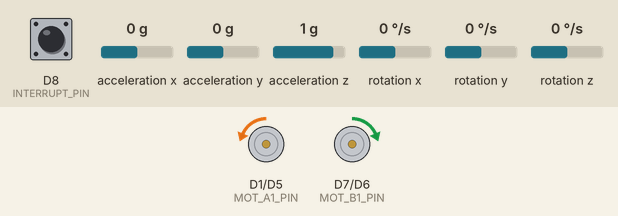
Bench run of a sketch on a simulated ESP8266 (Wemos D1 mini). Shown: motor-driver pin pairs drawn as motors (green arrow = first pin HIGH = forward, orange = second pin HIGH = backward, longer = more drive). The inputs (shaded band) are chosen by the test bench; at power-on: acceleration x 0 g, D8 (INTERRUPT_PIN) LOW, acceleration y 0 g, acceleration z 1 g, rotation x 0 °/s, rotation y 0 °/s, rotation z 0 °/s. The sensor or clock chip raises its interrupt line as the real part does; what the sketch prints to the serial monitor is not drawn.

Above: at 1.7 s.
1.8 s: acceleration x set to -1.4 g
At 2.1 s:
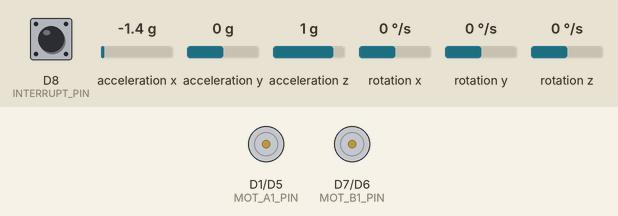
3.3 s: acceleration x set to -0.5 g
4.8 s: acceleration x set to -0.2 g
At 5.3 s:
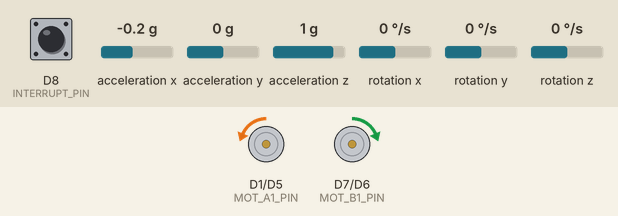
6.3 s: acceleration x set to -0.8 g
At 7.6 s:
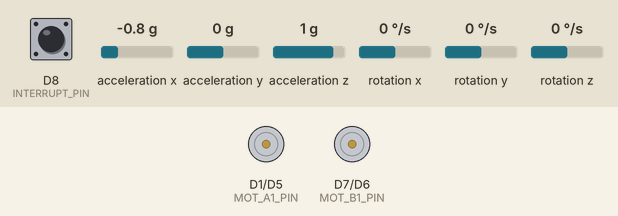
Timing chart, 0 to 8.8 s (numbered marks = the images above; inputs shaded):
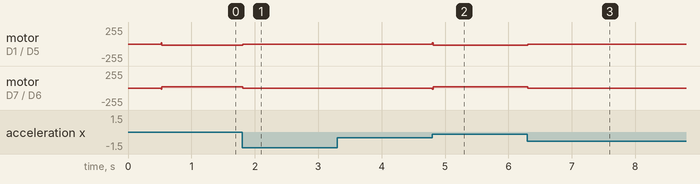

The sketch:

ChotuBalanceV1.ino
```cpp
/*
 * Chotu balancing bot esp8266 wemos mini
 * Code is modified for drv8833
 * Code borrowed from: B.Aswinth Raj
 * Build on top of Lib: https://github.com/jrowberg/i2cdevlib/tree/master/Arduino/MPU6050
 * Tutorial Website: circuitdigest.com
 */

#include "I2Cdev.h"
#include <PID_v1.h> //From https://github.com/br3ttb/Arduino-PID-Library/blob/master/PID_v1.h
#include "MPU6050_6Axis_MotionApps20.h" //https://github.com/jrowberg/i2cdevlib/tree/master/Arduino/MPU6050

#define INTERRUPT_PIN D8
#define MOT_A1_PIN D1   //in1
#define MOT_A2_PIN D5  //in2
#define MOT_B1_PIN D7   //in3
#define MOT_B2_PIN D6  //in4

int Speed =70;
MPU6050 mpu;

// MPU control/status vars
bool dmpReady = false;  // set true if DMP init was successful
uint8_t mpuIntStatus;   // holds actual interrupt status byte from MPU
uint8_t devStatus;      // return status after each device operation (0 = success, !0 = error)
uint16_t packetSize;    // expected DMP packet size (default is 42 bytes)
uint16_t fifoCount;     // count of all bytes currently in FIFO
uint8_t fifoBuffer[64]; // FIFO storage buffer

// orientation/motion vars
Quaternion q;           // [w, x, y, z]         quaternion container
VectorFloat gravity;    // [x, y, z]            gravity vector
float ypr[3];           // [yaw, pitch, roll]   yaw/pitch/roll container and gravity vector

/*********Tune these 4 values for your BOT*********/
double setpoint= 179; //set the value when the bot is perpendicular to ground using serial monitor.
//Read the project documentation on circuitdigest.com to learn how to set these values
double Kp = 50; //Set this first 21
double Kd = 1; //Set this secound 0.8
double Ki = 100; //Finally set this  1209
/******End of values setting*********/

double okerror = 10.0;//shoild be 0
double input, output;
PID pid(&input, &output, &setpoint, Kp, Ki, Kd, DIRECT);

volatile bool mpuInterrupt = false;     // indicates whether MPU interrupt pin has gone high
ICACHE_RAM_ATTR void dmpDataReady()
{
    mpuInterrupt = true;
}

void setup() {
  Wire.begin(D3,D4);
  Serial.begin(115200);

  // initialize device
    Serial.println(F("Initializing I2C devices..."));
    mpu.initialize();
    pinMode(INTERRUPT_PIN, INPUT);
    attachInterrupt(digitalPinToInterrupt(D8),dmpDataReady, FALLING );

     // verify connection
    Serial.println(F("Testing device connections..."));
    Serial.println(mpu.testConnection() ? F("MPU6050 connection successful") : F("MPU6050 connection failed"));

    // load and configure the DMP
    devStatus = mpu.dmpInitialize();


    // supply your own gyro offsets here, scaled for min sensitivity
    mpu.setXGyroOffset(220);
    mpu.setYGyroOffset(76);
    mpu.setZGyroOffset(-85);
    mpu.setZAccelOffset(1688);

      // make sure it worked (returns 0 if so)
    if (devStatus == 0)
    {
        // turn on the DMP, now that it's ready
        Serial.println(F("Enabling DMP..."));
        mpu.setDMPEnabled(true);

        // enable Arduino interrupt detection
        Serial.println(F("Enabling interrupt detection (Arduino external interrupt 0)..."));
        attachInterrupt(D8, dmpDataReady, RISING);
        mpuIntStatus = mpu.getIntStatus();

        // set our DMP Ready flag so the main loop() function knows it's okay to use it
        Serial.println(F("DMP ready! Waiting for first interrupt..."));
        dmpReady = true;

        // get expected DMP packet size for later comparison
        packetSize = mpu.dmpGetFIFOPacketSize();

        //setup PID
        pid.SetMode(AUTOMATIC);
        pid.SetSampleTime(10);
        pid.SetOutputLimits(-255, 255);
    }
    else
    {
        // ERROR!
        // 1 = initial memory load failed
        // 2 = DMP configuration updates failed
        // (if it's going to break, usually the code will be 1)
        Serial.print(F("DMP Initialization failed (code "));
        Serial.print(devStatus);
        Serial.println(F(")"));
    }

  pinMode(MOT_A1_PIN, OUTPUT);
  pinMode(MOT_A2_PIN, OUTPUT);
  pinMode(MOT_B1_PIN, OUTPUT);
  pinMode(MOT_B2_PIN, OUTPUT);

  // Start with drivers off, motors coasting.
  digitalWrite(MOT_A1_PIN, LOW);
  digitalWrite(MOT_A2_PIN, LOW);
  digitalWrite(MOT_B1_PIN, LOW);
  digitalWrite(MOT_B2_PIN, LOW);
}

void loop() {

    // if programming failed, don't try to do anything
    if (!dmpReady) return;

    // wait for MPU interrupt or extra packet(s) available
    while (!mpuInterrupt && fifoCount < packetSize)
    {
        //no mpu data - performing PID calculations and output to motors
        pid.Compute();

        //Print the value of Input and Output on serial monitor to check how it is working.
        Serial.print(input); Serial.print(" =>"); Serial.println(output);

        if (input>160 && input<200){//If the Bot is falling

        if (output>okerror) //Falling towards front
        Forward(); //Rotate the wheels forward
        else if (output<-okerror) //Falling towards back
        Reverse(); //Rotate the wheels backward
        }
        else //If Bot not falling
        Stop(); //Hold the wheels still

    }

    // reset interrupt flag and get INT_STATUS byte
    mpuInterrupt = false;
    mpuIntStatus = mpu.getIntStatus();

    // get current FIFO count
    fifoCount = mpu.getFIFOCount();

    // check for overflow (this should never happen unless our code is too inefficient)
    if ((mpuIntStatus & 0x10) || fifoCount == 1024)
    {
        // reset so we can continue cleanly
        mpu.resetFIFO();
        Serial.println(F("FIFO overflow!"));

    // otherwise, check for DMP data ready interrupt (this should happen frequently)
    }
    else if (mpuIntStatus & 0x02)
    {
        // wait for correct available data length, should be a VERY short wait
        while (fifoCount < packetSize) fifoCount = mpu.getFIFOCount();

        // read a packet from FIFO
        mpu.getFIFOBytes(fifoBuffer, packetSize);

        // track FIFO count here in case there is > 1 packet available
        // (this lets us immediately read more without waiting for an interrupt)
        fifoCount -= packetSize;

        mpu.dmpGetQuaternion(&q, fifoBuffer); //get value for q
        mpu.dmpGetGravity(&gravity, &q); //get value for gravity
        mpu.dmpGetYawPitchRoll(ypr, &q, &gravity); //get value for ypr

        input = ypr[1] * 180/M_PI + 180;

   }
}
//Note this is for drv8833 driver they work a little different from l293d
void Forward() //Code to rotate the wheel forward
{
   digitalWrite(MOT_A1_PIN, LOW);
    analogWrite(MOT_A2_PIN, Speed);
    analogWrite(MOT_B1_PIN, Speed);
    digitalWrite(MOT_B2_PIN, LOW);
    Serial.println("fwd");
}

void Reverse() //Code to rotate the wheel Backward
{
    analogWrite(MOT_A1_PIN, Speed);
    digitalWrite(MOT_A2_PIN, LOW);
    digitalWrite(MOT_B1_PIN, LOW);
    analogWrite(MOT_B2_PIN, Speed);
    Serial.println("back");
}

void Stop() //Code to stop both the wheels
{
   digitalWrite(MOT_A1_PIN, LOW);
  digitalWrite(MOT_A2_PIN, LOW);
  digitalWrite(MOT_B1_PIN, LOW);
  digitalWrite(MOT_B2_PIN, LOW);
}
```

Measured:
- after the input at 1.8 s, motor on D1 (MOT_A1_PIN) / D5 (MOT_A2_PIN): backward 17/255 → stopped at once; motor on D7 (MOT_B1_PIN) / D6 (MOT_B2_PIN): forward 17/255 → stopped at once
- after the input at 4.8 s, motor on D1 (MOT_A1_PIN) / D5 (MOT_A2_PIN): stopped → backward 17/255 at once; motor on D7 (MOT_B1_PIN) / D6 (MOT_B2_PIN): stopped → forward 17/255 at once
- after the input at 6.3 s, motor on D1 (MOT_A1_PIN) / D5 (MOT_A2_PIN): backward 17/255 → stopped at once; motor on D7 (MOT_B1_PIN) / D6 (MOT_B2_PIN): forward 17/255 → stopped at once
